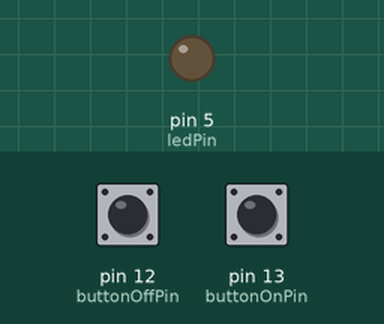
Recording of a sketch running on a simulated Arduino Uno, built with avr-gcc and run on an emulated ATmega328P. Parts: output pins drawn as LEDs (lit = HIGH). Inputs (shaded band) come from the test bench; at power-on: pin 13 (buttonOnPin) HIGH, pin 12 (buttonOffPin) HIGH.

Above: at 1.2 s.
1.3 s: pin 13 (buttonOnPin) pulled LOW for 0.15 s
At 1.7 s:
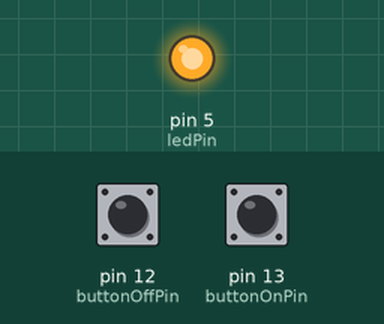
2.9 s: pin 12 (buttonOffPin) pulled LOW for 0.15 s
At 4.1 s:
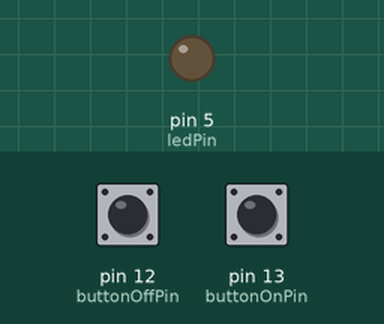
4.5 s: pin 13 (buttonOnPin) pulled LOW for 1 s
At 5.3 s:
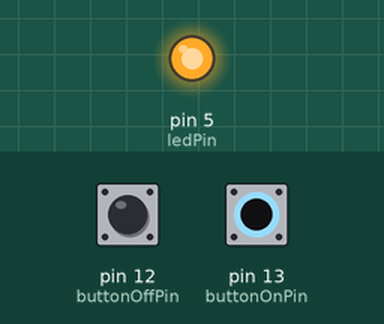
7.0 s: pin 12 (buttonOffPin) driven LOW and pin 13 (buttonOnPin) driven LOW
At 7.5 s:
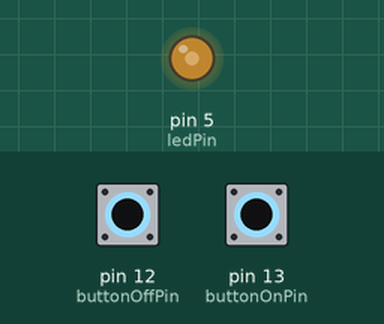
8.5 s: pin 12 (buttonOffPin) driven HIGH
At 9.4 s:
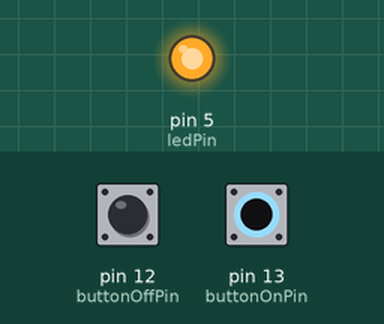
Timing chart, 0 to 11.0 s (numbered marks = the images above; inputs shaded):
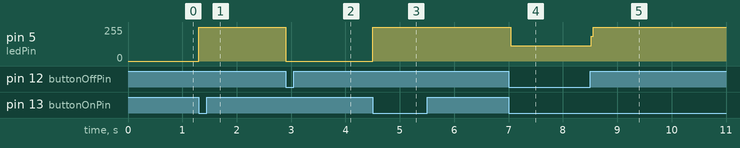

Measured:
- after the input at 1.3 s, pin 5 (ledPin): 0/255 → 255/255 at once
- after the input at 2.9 s, pin 5 (ledPin): 255/255 → 0/255 at once
- after the input at 4.5 s, pin 5 (ledPin): 0/255 → 255/255 at once
- after the input at 7.0 s, pin 5 (ledPin): 255/255 → 114/255 at once
- after the input at 8.5 s, pin 5 (ledPin): 114/255 → 255/255 at once

The sketch:

OfandOnswitch.ino
```cpp
int ledPin = 5;
int buttonOnPin = 13;
int buttonOffPin = 12;

void setup()
{
  // put your setup code here, to run once:

  pinMode(ledPin, OUTPUT);

  pinMode(buttonOnPin, INPUT_PULLUP);

  pinMode(buttonOffPin, INPUT_PULLUP);

}


void loop()
{
  // put your main code here, to run repeatedly:

  if (digitalRead(buttonOnPin) == LOW)
  {
    digitalWrite(ledPin, HIGH);
  }

  if (digitalRead(buttonOffPin) == LOW)
  {
    digitalWrite(ledPin, LOW);
  }
}
```
